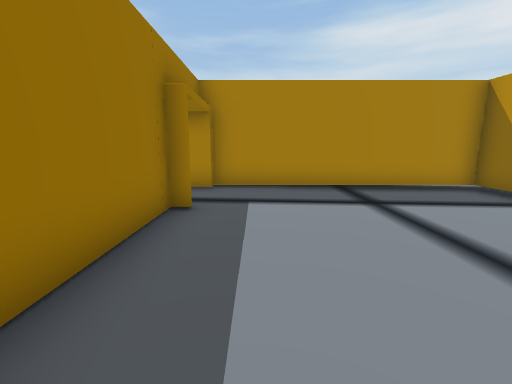
view 1 (above)

16 first-person views from a walk through a 3-D level made in the Unity game engine. The camera is 1.2 m above the floor, tilts 10° down and sees 90° across. The floor is counted in squares, 1 m on a side. Each view is taken from the middle of a square. On the plan, view 1 faces up. The plan holds only what a view shows up to about 12 squares ahead; the rest is blank. The place goes on beyond the plan. Some animated figures are left out. Door leaves are left out, so doorways stand open. Some surface patterns are stand-ins.

view 2
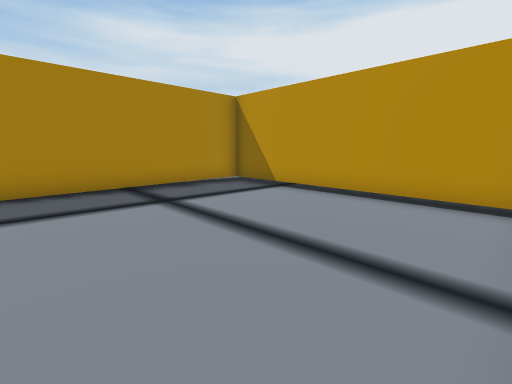

view 3
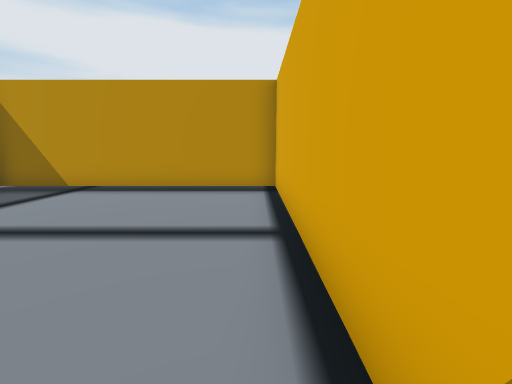

view 4
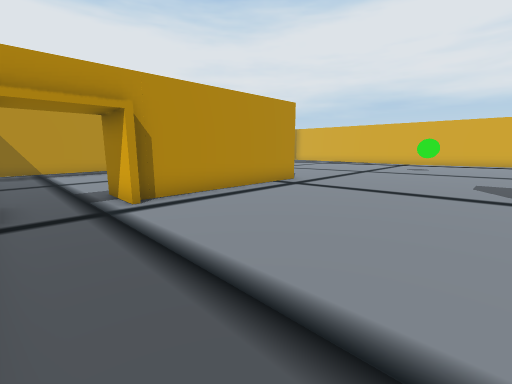

view 5
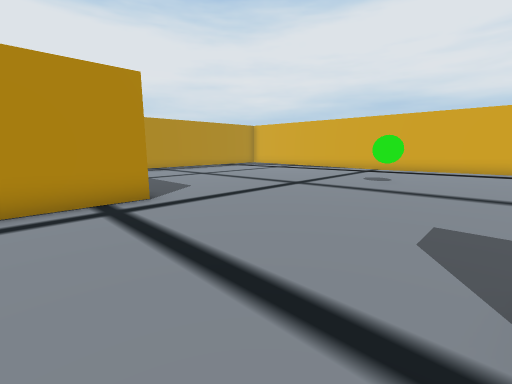

view 6
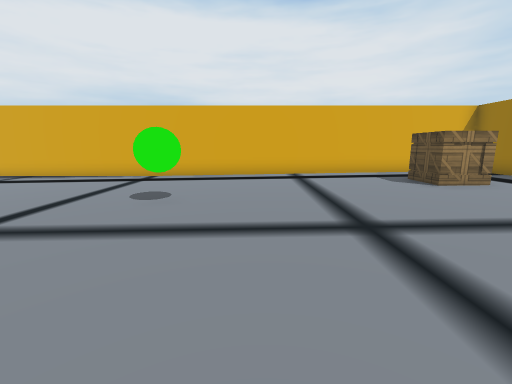

view 7
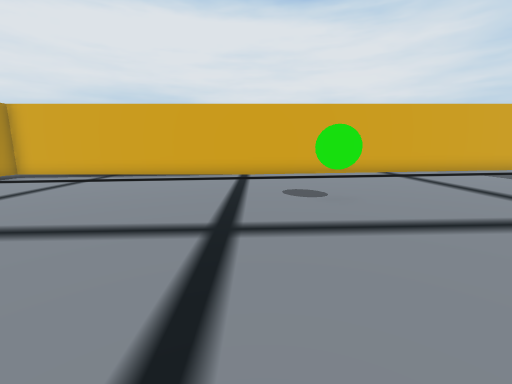

view 8
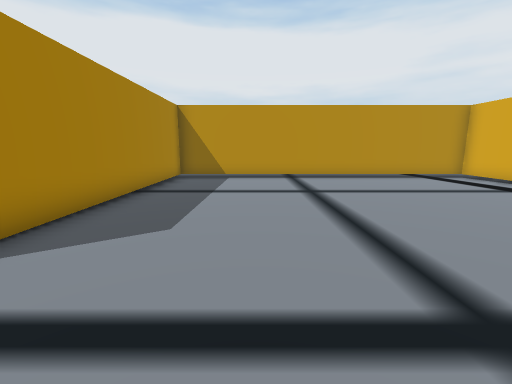

view 9
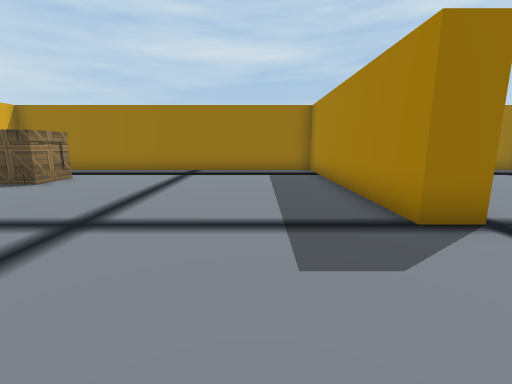

view 10
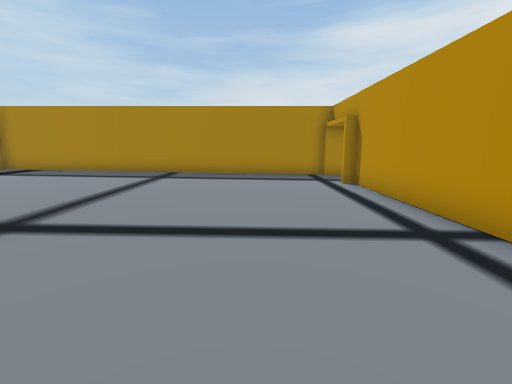

view 11
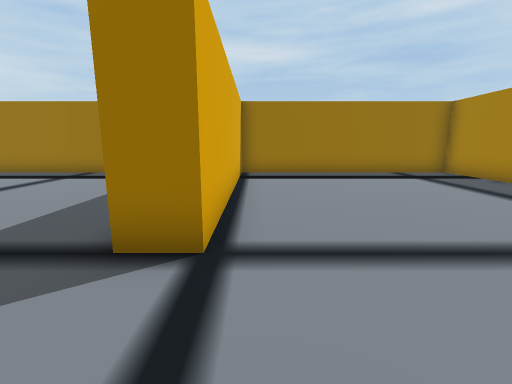

view 12
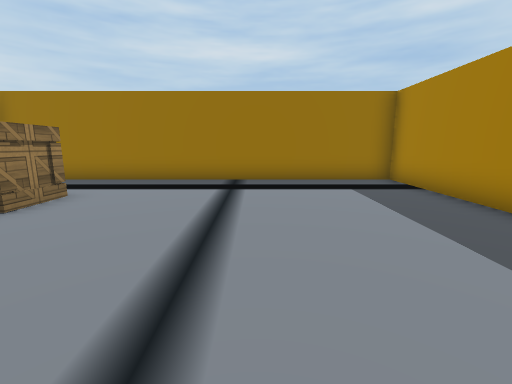

view 13
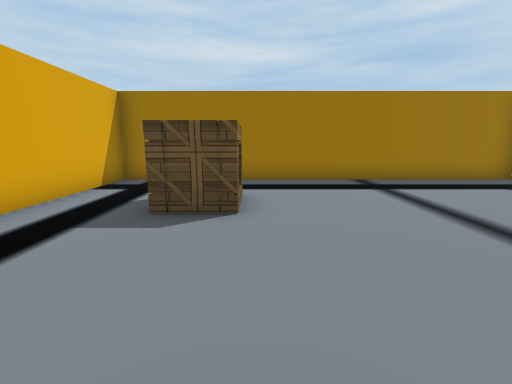

view 14
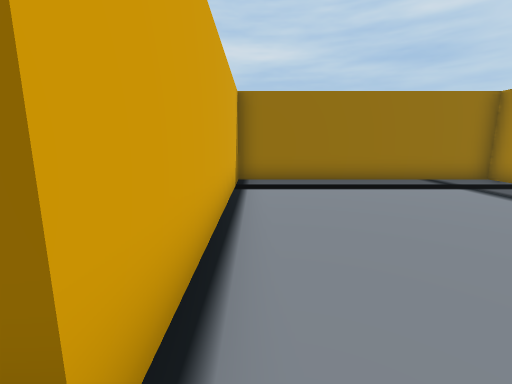

view 15
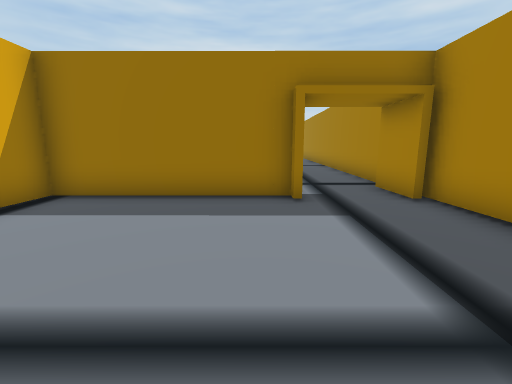

view 16
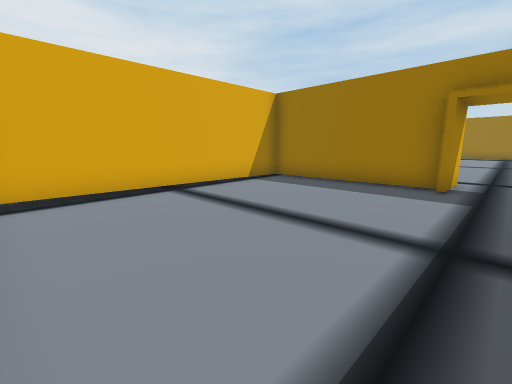

### Floor plan
Key: @ floor where view 1 was taken; # wall or solid block; . main floor; : floor 0.25 m higher than the main floor; D open door; B green ball; C crate.
Columns run from 18 left of view 1 to 7 right of it. Each row starts with its distance up from view 1.
  8 ##########################
  7 #::::::::::....##........#
  6 #::::::::::..............#
  5 #::::::::::....##........#
  4 #::::::::::....##........#
  3 #::::::::::....##........#
  2 #::::::::::....##........#
  1 #::::::::::....##........#
  0 #::::::::::....##.@......#
 -1 #########::....###########
 -2 #::::::::::..............#
 -3 #::::::::::..............#
 -4 #::::::::::..............#
 -5 #::::::::::..............#
 -6 #::::::::::..............#
 -7 #::::::::::..............#
 -8 #::::::::::.B............#
 -9 #::::::::DDDBB...........#
-10 #:::C::::::..............#
-11 #::C C:::::..............#
-12 #:::C::::::..............#
-13 #::::::::::..............#
-14 ##########################

Positions as (right, up) in squares from view 1, and headings:
1: (0, 0), facing up
2: (0, 0), facing up-right
3: (-1, 0), facing right
4: (-9, 7), facing down-right
5: (-9, 1), facing down-right
6: (-8, -3), facing down
7: (-4, -3), facing down
8: (-5, -5), facing right
9: (-6, -4), facing left
10: (-6, -4), facing up
11: (-7, 0), facing left
12: (-9, -6), facing left
13: (-9, -10), facing left
14: (-9, 0), facing left
15: (4, 4), facing left
16: (6, 6), facing down-left
